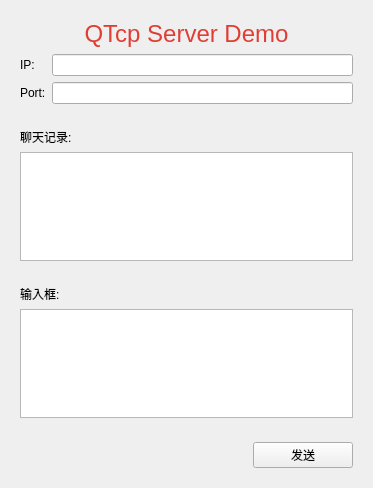
<?xml version="1.0" encoding="UTF-8"?>
<ui version="4.0">
 <class>Server</class>
 <widget class="QWidget" name="Server">
  <property name="geometry">
   <rect>
    <x>0</x>
    <y>0</y>
    <width>373</width>
    <height>488</height>
   </rect>
  </property>
  <property name="windowTitle">
   <string>Server</string>
  </property>
  <layout class="QVBoxLayout" name="verticalLayout_3">
   <item>
    <widget class="QWidget" name="widget" native="true">
     <layout class="QGridLayout" name="gridLayout">
      <item row="1" column="1">
       <widget class="QLineEdit" name="ip"/>
      </item>
      <item row="2" column="1">
       <widget class="QLineEdit" name="port">
        <property name="text">
         <string/>
        </property>
       </widget>
      </item>
      <item row="1" column="0">
       <widget class="QLabel" name="label">
        <property name="text">
         <string>IP:</string>
        </property>
       </widget>
      </item>
      <item row="2" column="0">
       <widget class="QLabel" name="label_2">
        <property name="text">
         <string>Port:</string>
        </property>
       </widget>
      </item>
      <item row="0" column="0" colspan="2">
       <widget class="QLabel" name="label_5">
        <property name="text">
         <string>&lt;html&gt;&lt;head/&gt;&lt;body&gt;&lt;p align=&quot;center&quot;&gt;&lt;span style=&quot; font-size:18pt; color:#e03e34;&quot;&gt;QTcp Server Demo&lt;/span&gt;&lt;/p&gt;&lt;/body&gt;&lt;/html&gt;</string>
        </property>
       </widget>
      </item>
     </layout>
    </widget>
   </item>
   <item>
    <widget class="QWidget" name="widget_2" native="true">
     <layout class="QVBoxLayout" name="verticalLayout">
      <item>
       <widget class="QLabel" name="label_3">
        <property name="text">
         <string>聊天记录:</string>
        </property>
       </widget>
      </item>
      <item>
       <widget class="QTextBrowser" name="record"/>
      </item>
     </layout>
    </widget>
   </item>
   <item>
    <widget class="QWidget" name="widget_3" native="true">
     <layout class="QVBoxLayout" name="verticalLayout_2">
      <item>
       <widget class="QLabel" name="label_4">
        <property name="text">
         <string>输入框:</string>
        </property>
       </widget>
      </item>
      <item>
       <widget class="QTextEdit" name="msgEdit"/>
      </item>
     </layout>
    </widget>
   </item>
   <item>
    <widget class="QWidget" name="widget_4" native="true">
     <layout class="QHBoxLayout" name="horizontalLayout">
      <item>
       <spacer name="horizontalSpacer">
        <property name="orientation">
         <enum>Qt::Horizontal</enum>
        </property>
        <property name="sizeHint" stdset="0">
         <size>
          <width>220</width>
          <height>20</height>
         </size>
        </property>
       </spacer>
      </item>
      <item>
       <widget class="QPushButton" name="sendBtn">
        <property name="minimumSize">
         <size>
          <width>100</width>
          <height>0</height>
         </size>
        </property>
        <property name="text">
         <string>发送</string>
        </property>
       </widget>
      </item>
     </layout>
    </widget>
   </item>
  </layout>
 </widget>
 <resources/>
 <connections/>
</ui>
